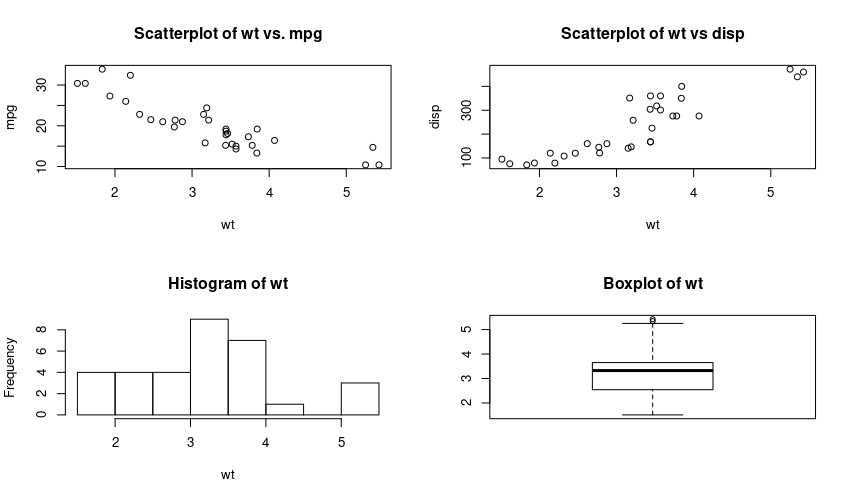

Write R code to recreate this figure.
#using par(mfrow)
attach(mtcars)
par(mfrow=c(2,2))
plot(wt,mpg, main="Scatterplot of wt vs. mpg")
plot(wt,disp, main="Scatterplot of wt vs disp")
hist(wt, main="Histogram of wt")
boxplot(wt, main="Boxplot of wt")
